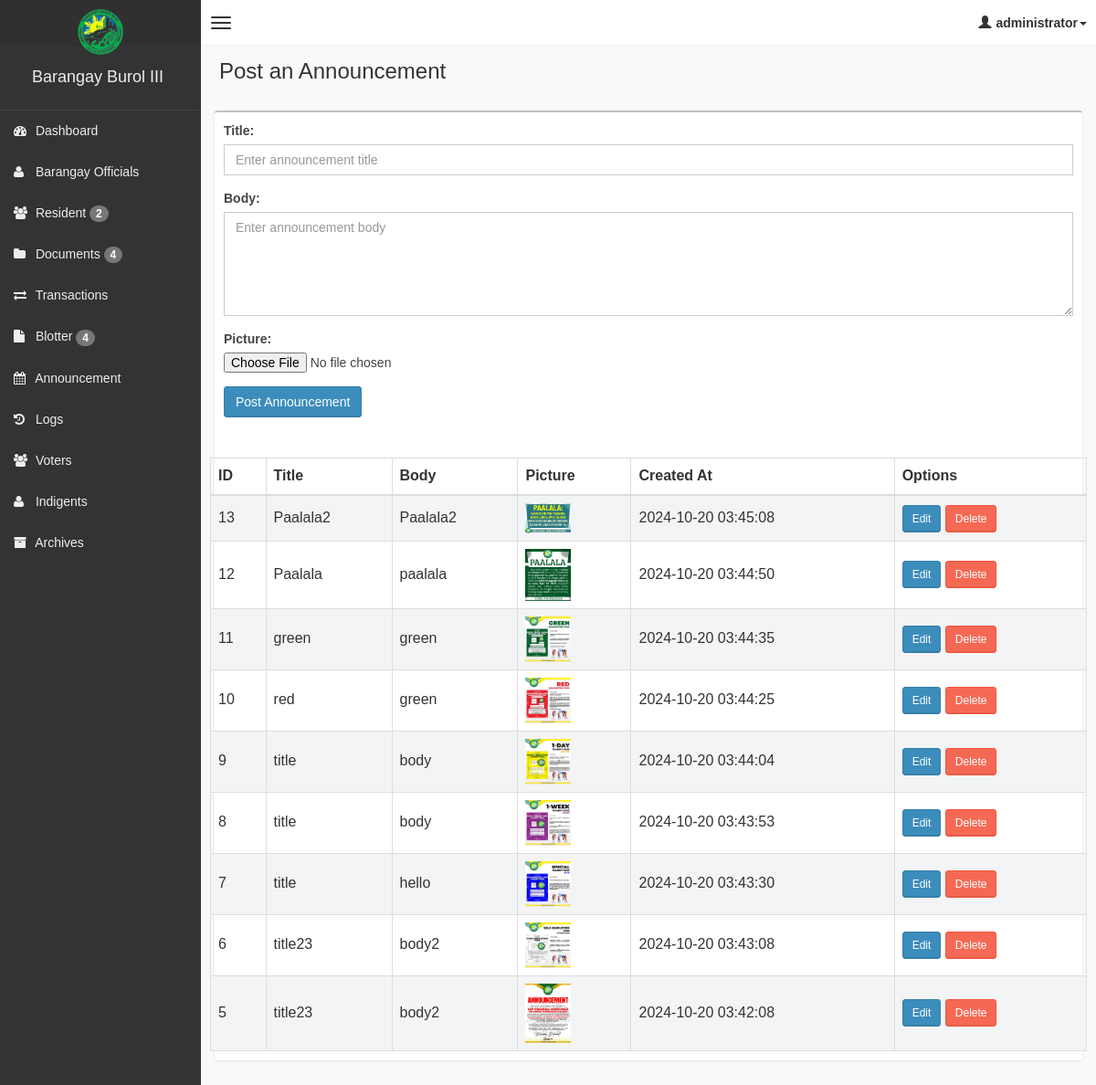
Page /admin/activity.php (signed in) on the committed database.
### tables this page shows
CREATE TABLE `announcements` (
  `id` int(11) NOT NULL,
  `title` varchar(255) NOT NULL,
  `body` text NOT NULL,
  `picture` varchar(255) DEFAULT NULL,
  `created_at` timestamp NOT NULL DEFAULT current_timestamp(),
  `is_archive` tinyint(1) DEFAULT 0
);

### admin/activity.php (the view, shortened to what this page needs)
<?php
if (!isset($_SESSION['role'])) {
    header("Location: login.php");
} else {
    include('main_style.php');
    ?>
    <body class="skin-black">
        <?php
        include "db.php";
        ?>
        <?php include('header.php'); ?>
        <div class="wrapper row-offcanvas row-offcanvas-left">
            <?php include('sidebar.php'); ?>
            <aside class="right-side">
                <section class="content-header">
                    <h1>
                        Post an Announcement
                    </h1>
                </section>
                <section class="content">
                    <div class="box">
                        <div class="box-header">
                            <div style="padding:10px;">
                                <form action="post_model.php" method="POST" enctype="multipart/form-data">
                                    <div class="form-group">
                                        <label for="title">Title:</label>
                                        <input type="text" class="form-control" name="title" id="title" placeholder="Enter announcement title" required>
                                    </div>
                                    <div class="form-group">
                                        <label for="body">Body:</label>
                                        <textarea class="form-control" name="body" id="body" rows="5" placeholder="Enter announcement body" required></textarea>
                                    </div>
                                    <div class="form-group">
                                        <label for="picture">Picture:</label>
                                        <input type="file" class="form-control-file" name="picture" id="picture" accept="image/*" required>
                                    </div>
                                    <button type="submit" class="btn btn-primary">Post Announcement</button>
                                </form>
                            </div>
                        </div>
                        <div class="box-body">
                            <div class="row">
                                <table id="announcementsTable" class="table table-bordered table-striped">
                                    <thead>
                                        <tr>
                                            <th>ID</th>
                                            <th>Title</th>
                                            <th>Body</th>
                                            <th>Picture</th>
                                            <th>Created At</th>
                                            <th>Options</th>
                                        </tr>
                                    </thead>
                                    <tbody>
                                        <?php
                                        $query = $pdo->query("SELECT * FROM announcements ORDER BY created_at DESC");
                                        while ($row = $query->fetch(PDO::FETCH_ASSOC)) {
                                            echo '
                                        <tr>
                                            <td>' . $row['id'] . '</td>
                                            <td>' . $row['title'] . '</td>
                                            <td>' . $row['body'] . '</td>
                                            <td><img src="' . $row['picture'] . '" alt="Announcement Image" width="50"></td>
                                            <td>' . $row['created_at'] . '</td>
                                            <td>
                                                <button class="btn btn-primary btn-sm" data-toggle="modal" data-target="#editAnnouncementModal' . $row['id'] . '">Edit</button>
                                                <button class="btn btn-danger btn-sm" data-toggle="modal" data-target="#deleteAnnouncementModal' . $row['id'] . '">Delete</button>
                                            </td>
                                        </tr>
                                        ';
                                        }
                                        ?>
                                    </tbody>
                                </table>
                            </div>
                        </div>
                    </div>
                </section>
            </aside>
        </div>
    </body>
<?php } ?>

### admin/assets/css/AdminLTE.css (style rules this page uses)
html, body { overflow-x: hidden!important; font-family: 'Source Sans Pro', sans-serif; -webkit-font-smoothing: antialiased; min-height: 100%; background: #f9f9f9; }
.wrapper { min-height: 100%; }
.wrapper:before, .wrapper:after { display: table; content: " "; }
.wrapper:after { clear: both; }
.right-side, .left-side { min-height: 100%; display: block; }
.right-side { background-color: #f9f9f9; margin-left: 220px; }
.content { padding: 20px 15px; background: #f9f9f9; }
h1, h2, h3, h4, h5, h6, .h1, .h2, .h3, .h4, .h5, .h6 { font-family: 'Source Sans Pro', sans-serif; }
img { max-width: 100%important; }
.table-striped > tbody > tr:nth-child(odd) > td, .table-striped > tbody > tr:nth-child(odd) > th { background-color: #f3f4f5; }
.right-side > .content-header { position: relative; padding: 15px 15px 10px 20px; }
.right-side > .content-header > h1 { margin: 0; font-size: 24px; }
.form-control { -webkit-border-radius: 0px !important; -moz-border-radius: 0px !important; border-radius: 0px !important; box-shadow: none; }
.box { position: relative; background: #ffffff; border-top: 2px solid #c1c1c1; margin-bottom: 20px; -webkit-border-radius: 3px; -moz-border-radius: 3px; border-radius: 3px; width: 100%; box-shadow: 0px 1px 3px rgba(0, 0, 0, 0.1); }
.box .box-header { position: relative; -webkit-border-top-left-radius: 3px; -webkit-border-top-right-radius: 3px; -webkit-border-bottom-right-radius: 0; -webkit-border-bottom-left-radius: 0; -moz-border-radius-topleft: 3px; -moz-border-radius-topright: 3px; -moz-border-radius-bottomright: 0; -moz-border-radius-bottomleft: 0; border-top-left-radius: 3px; border-top-right-radius: 3px; border-bottom-right-radius: 0; border-bottom-left-radius: 0; border-bottom: 0px solid #f4f4f4; color: #444; padding-bottom: 10px; }
.box .box-header:before, .box .box-header:after { display: table; content: " "; }
.box .box-header:after { clear: both; }
.box .box-body { padding: 10px; -webkit-border-top-left-radius: 0; -webkit-border-top-right-radius: 0; -webkit-border-bottom-right-radius: 3px; -webkit-border-bottom-left-radius: 3px; -moz-border-radius-topleft: 0; -moz-border-radius-topright: 0; -moz-border-radius-bottomright: 3px; -moz-border-radius-bottomleft: 3px; border-top-left-radius: 0; border-top-right-radius: 0; border-bottom-right-radius: 3px; border-bottom-left-radius: 3px; }
.box .box-body .table { margin-bottom: 0; }
.btn { font-weight: 500; -webkit-border-radius: 3px; -moz-border-radius: 3px; border-radius: 3px; border: 1px solid transparent; -webkit-box-shadow: inset 0px -2px 0px 0px rgba(0, 0, 0, 0.09); -moz-box-shadow: inset 0px -2px 0px 0px rgba(0, 0, 0, 0.09); box-shadow: inset 0px -1px 0px 0px rgba(0, 0, 0, 0.09); }
.btn.btn-primary { background-color: #3c8dbc; border-color: #367fa9; }
.btn.btn-danger { background-color: #f56954; border-color: #f4543c; }
.btn.btn-sm { font-size: 12px; }
.skin-black .right-side > .content-header { background: transparent; box-shadow: none; }

### rows in the picture
announcements: id "13", title "Paalala2", body "Paalala2", picture (picture), created_at "2024-10-20 03:45:08"
announcements: id "12", title "Paalala", body "paalala", picture (picture), created_at "2024-10-20 03:44:50"
announcements: id "11", title "green", body "green", picture (picture), created_at "2024-10-20 03:44:35"
announcements: id "10", title "red", body "green", picture (picture), created_at "2024-10-20 03:44:25"
announcements: id "9", title "title", body "body", picture (picture), created_at "2024-10-20 03:44:04"
announcements: id "8", title "title", body "body", picture (picture), created_at "2024-10-20 03:43:53"
announcements: id "7", title "title", body "hello", picture (picture), created_at "2024-10-20 03:43:30"
announcements: id "6", title "title23", body "body2", picture (picture), created_at "2024-10-20 03:43:08"
announcements: id "5", title "title23", body "body2", picture (picture), created_at "2024-10-20 03:42:08"

### other values in the picture
$_SESSION['role'] "administrator"
$pendingResidentCount "2"
$pendingDocumentCount "4"
$PendingBlotterCount "4"
